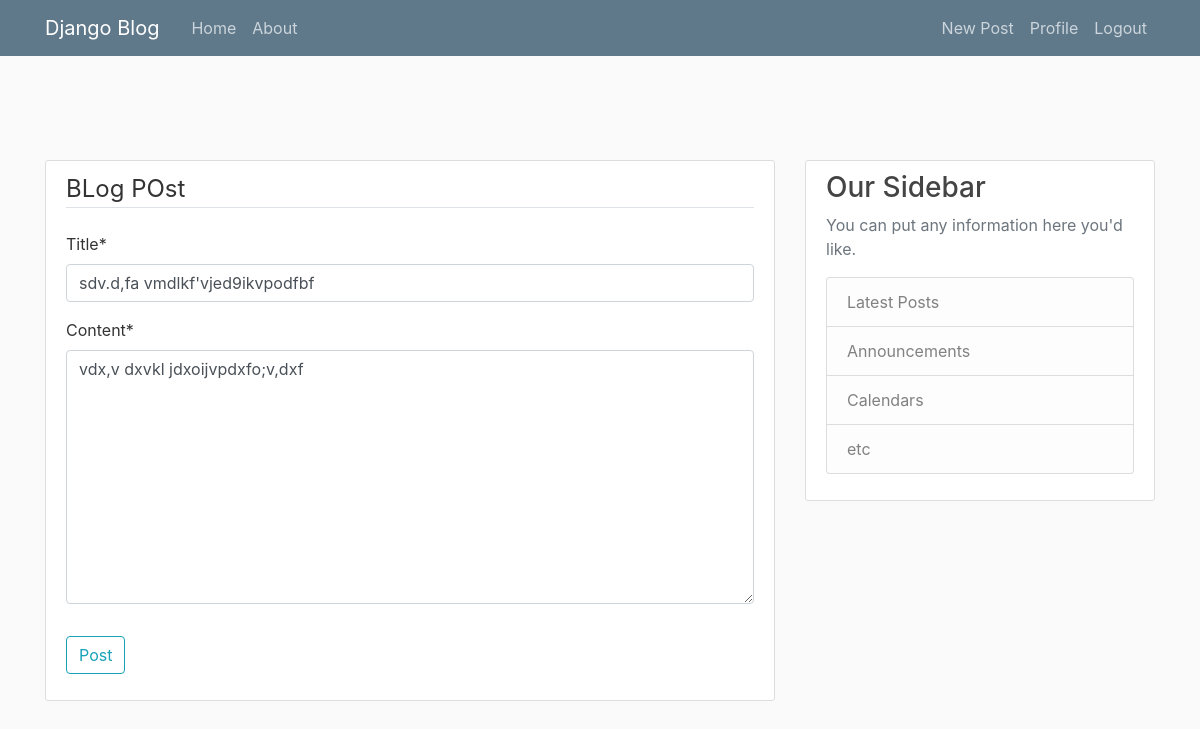
The app's page /post/12/update (signed in) with its own data.
### blog/models.py (models this page shows, shortened)
class post(models.Model):
    title=models.CharField(max_length=100)
    content=models.TextField()
    date_posted=models.DateTimeField(default=timezone.now)
    author=models.ForeignKey(User, on_delete=models.CASCADE)

### blog/views.py (the view, shortened to what this page needs)
# urls.py: path('post/<int:pk>/update',PostUpdateView.as_view(),name='post-update'),
class PostUpdateView(LoginRequiredMixin,UserPassesTestMixin,UpdateView):
    model= post
    fields=['title','content']
    def test_func(self):
        post=self.get_object()
        if self.request.user==post.author:
            return True
        return False

### templates/blog/post_form.html (shortened to what this page needs)
{%extends "blog/base.html"%}
{%load crispy_forms_tags %}
{%block content%}
<div class="content-section">
   <form method="POST">
       <fieldset class="form-group">
           <legend class="border-bottom mb-4">BLog POst</legend>
           {{form|crispy }}
       </fieldset>
       <div class="form-group">
           <button class="btn btn-outline-info" type="submit">Post</button>
       </div>
   </form>
</div>
{%endblock content%}python

### static/blog/main.css (style rules this page uses)
body { background: #fafafa; color: #333333; margin-top: 10rem; }
.content-section { background: #ffffff; padding: 10px 20px; border: 1px solid #dddddd; border-radius: 3px; margin-bottom: 20px; }

### records on screen
post: title "sdv.d,fa vmdlkf'vjed9ikvpodfbf", content "vdx,v dxvkl jdxoijvpdxfo;v,dxf"
